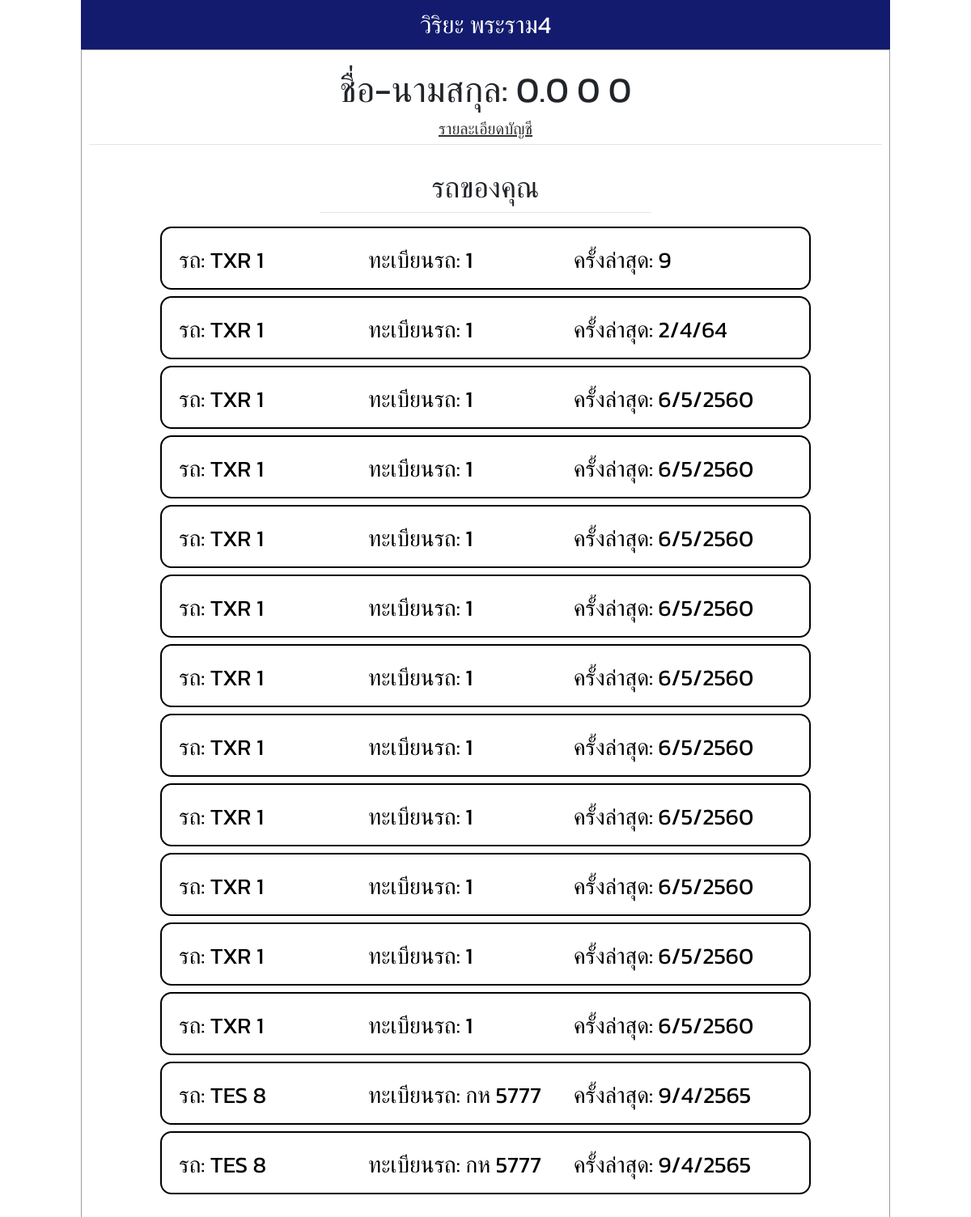
The page / (signed in) on the database its author committed.
### tables this page shows
CREATE TABLE "users" (
	"id"	INTEGER NOT NULL,
	"code"	TEXT,
	"phone_number"	TEXT NOT NULL,
	"username"	TEXT NOT NULL,
	"hash_password"	TEXT NOT NULL,
	"e_mail"	TEXT DEFAULT '',
	"name_title"	TEXT DEFAULT '',
	"first_name"	TEXT NOT NULL,
	"last_name"	TEXT NOT NULL,
	"created_by"	INTEGER NOT NULL DEFAULT 0,
	"modified_by"	INTEGER NOT NULL DEFAULT 0,
	"created_date"	datetime,
	"modified_date"	datetime,
	PRIMARY KEY("id" AUTOINCREMENT)
);

CREATE TABLE "insurance" (
	"id"	INTEGER NOT NULL,
	"car_id"	INTEGER NOT NULL,
	"type"	TEXT NOT NULL,
	"price"	FLOAT NOT NULL,
	"discount"	FLOAT DEFAULT 0,
	"sum_insure"	FLOAT DEFAULT '',
	"effective_date"	datetime NOT NULL,
	"status"	TEXT DEFAULT 0,
	"modified_by"	INTEGER DEFAULT 0,
	"created_by"	INTEGER,
	"created_date"	datetime,
	"modified_date"	datetime,
	PRIMARY KEY("id" AUTOINCREMENT)
);

CREATE TABLE "cars" (
	"id"	INTEGER NOT NULL,
	"users_id"	INTEGER NOT NULL,
	"brand"	TEXT,
	"model"	TEXT,
	"license_number"	TEXT,
	"modified_by"	INTEGER DEFAULT 0,
	"created_by"	INTEGER DEFAULT 0,
	"created_date"	datetime,
	"modified_date"	datetime,
	FOREIGN KEY("users_id") REFERENCES "users"("id"),
	PRIMARY KEY("id" AUTOINCREMENT)
);

### app.py (the view)
@app.route("/")
def index():
    if not session.get("user_id") and not session.get("admin_id"):
        return redirect("/login")
    if session.get("admin_id"):
        return redirect("/admin_main")
    username = curdb.execute("SELECT name_title, first_name, last_name FROM users WHERE id= ?", (str(session["user_id"]),))
    username = username.fetchone()
    cars = curdb.execute(
        "SELECT cars.brand, cars.model, cars.license_number, insurance.effective_date, cars.id FROM cars JOIN insurance ON insurance.car_id = cars.id WHERE users_id = ?", (str(session["user_id"]),))
    cars = cars.fetchall()
    return render_template("user_main.html",username = username, cars= cars)

### templates/user_main.html (shortened to what this page needs)
{% extends "layout.html" %} {% block title %} User_main {% endblock %}
{% block main %}
    <center>
        <p class="head3 m-0 mt-3">
            ชื่อ-นามสกุล: {{username[0]}} {{username[1]}} {{username[2]}}
        </p>
        <a class="head4 m-0 underline" href="/user_detail">รายละเอียดบัญชี</a>
        <hr class="spliter1 mt-1 mx-0" />
    </center>
  <center>
    <div class="head2 mt-4 mb-1">รถของคุณ</div>
    <hr class="spliter2 mt-1 mx-0" />
    {% if cars != None %} {% for car in cars %}
    <a href="/user_insurance/{{car[4]}}">
      <div class="box3 board2 m-2 rounded1" >
        <div class="box6 locate1" style="display: inline-block;">
          <span class="head5"> รถ: {{car[0]}} {{car[1]}} </span>
        </div>
        <div class="box7 locate1" style="display: inline-block;">
          <span class="head5"> ทะเบียนรถ: {{car[2]}} </span>
        </div>
        <div class="box8 locate1" style="display: inline-block;">
          <span class="head5"> ครั้งล่าสุด: {{car[3]}} </span>
        </div>
      </div>
    </a>
    {% endfor %} {% endif %}
  </center>
{% endblock %}

### static/styles.css (style rules this page uses)
.board2 { border: 2px solid; border-color: #000000; }
.head2 { font-size:36px; }
.head3 { font-size:44px; }
.head4 { font-size:20px; color: #303030; }
.head5 { font-size:28px; color:#000000 }
.underline { text-decoration: underline; }
.spliter1 { height: 1px; width: 980px; color: #B7B7B7; }
.spliter2 { height: 1px; width: 410px; color: #2B1A8D; }
.rounded1 { border-radius: 14px; }
.box3 { width: 804px; height: 78px; margin-left: auto; margin-right: auto; }
.box6 { width: 230px; height: 78px; display: inline-block; text-align: left; }
.box7 { width: 250px; height: 78px; display: inline-block; text-align: left; }
.box8 { width: 270px; height: 78px; display: inline-block; text-align: left; }
.locate1 { line-height: 78px; }

### templates/layout.html (style rules this page uses)
body { font-family: 'Kanit', sans-serif !important; }

### rows shown on the page
users: name_title "0.0", first_name "0", last_name "0"
insurance: brand "TXR", model "1", license_number "1", effective_date "9"
insurance: brand "TXR", model "1", license_number "1", effective_date "2/4/64"
insurance: brand "TXR", model "1", license_number "1", effective_date "6/5/2560"
insurance: brand "TXR", model "1", license_number "1", effective_date "6/5/2560"
insurance: brand "TXR", model "1", license_number "1", effective_date "6/5/2560"
insurance: brand "TXR", model "1", license_number "1", effective_date "6/5/2560"
insurance: brand "TXR", model "1", license_number "1", effective_date "6/5/2560"
insurance: brand "TXR", model "1", license_number "1", effective_date "6/5/2560"
insurance: brand "TXR", model "1", license_number "1", effective_date "6/5/2560"
insurance: brand "TXR", model "1", license_number "1", effective_date "6/5/2560"
insurance: brand "TXR", model "1", license_number "1", effective_date "6/5/2560"
insurance: brand "TXR", model "1", license_number "1", effective_date "6/5/2560"
insurance: brand "TES", model "8", license_number "กห 5777", effective_date "9/4/2565"
insurance: brand "TES", model "8", license_number "กห 5777", effective_date "9/4/2565"
